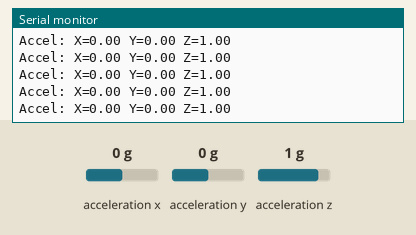
Simulated run of this sketch. Board: Arduino Nano 33 BLE. On the bench: the last lines printed to the serial monitor. Inputs (shaded band) come from the test bench; at power-on: acceleration x 0 g, acceleration y 0 g, acceleration z 1 g. Nothing arrives over Bluetooth unless stated; a phone connects over Bluetooth LE 3 s after start.

Above: at 3.9 s.
4.0 s: acceleration x set to -1.4 g
At 4.02 s:
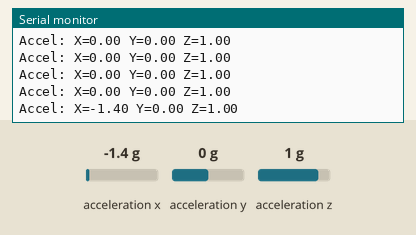
5.5 s: acceleration y set to -1.4 g
At 5.55 s:
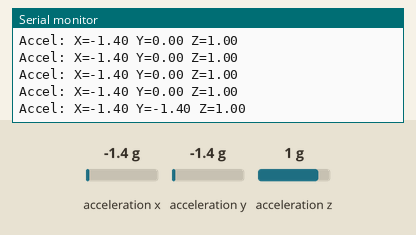
7.0 s: acceleration z set to -1.4 g
At 7.07 s:
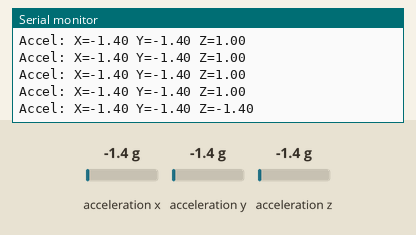

The sketch:

04_activate.ino
```cpp
#include <ArduinoBLE.h>
#include <Arduino_LSM9DS1.h>

// Crear el servicio Device Information con UUID 180A
BLEService deviceInfoService("180A");

// Características del DIS
BLEStringCharacteristic manufacturerCharacteristic("2A29", BLERead, 20);
BLEStringCharacteristic modelCharacteristic("2A24", BLERead, 20);
BLECharacteristic accelCharacteristic("2C06", BLERead | BLENotify, sizeof(float) * 3);

BLEByteCharacteristic accelControlCharacteristic("2B33", BLEWrite);

bool accelEnabled = true;

void setup() {
  Serial.begin(115200);
  if (!BLE.begin()) {
    Serial.println("Fallo al iniciar BLE");
    while (1)
      ;
  }
  if (!IMU.begin()) {
    Serial.println("Error iniciando IMU!");
    while (1)
      ;
  }

  // Configurar el servicio DIS
  BLE.setLocalName("MiDispositivo");
  BLE.setAdvertisedService(deviceInfoService);

  // Agregar características al servicio
  deviceInfoService.addCharacteristic(manufacturerCharacteristic);
  deviceInfoService.addCharacteristic(modelCharacteristic);
  deviceInfoService.addCharacteristic(accelCharacteristic);
  deviceInfoService.addCharacteristic(accelControlCharacteristic);

  BLE.addService(deviceInfoService);
  accelControlCharacteristic.setEventHandler(BLEWritten, onWrite);

  // Escribir valores en las características
  manufacturerCharacteristic.writeValue("MiFabricante");
  modelCharacteristic.writeValue("ModeloX123");

  // Iniciar la publicidad BLE
  BLE.advertise();
  Serial.println("Dispositivo BLE en espera de conexión...");
}

void loop() {
  BLEDevice central = BLE.central();
  if (central) {
    Serial.println("Dispositivo conectado.");
    while (central.connected()) {
      if (accelEnabled) {
        float x, y, z;
        if (IMU.accelerationAvailable()) {
          IMU.readAcceleration(x, y, z);

          // Empaquetamos los datos en un array de floats
          float accelData[3] = { x, y, z };

          // Actualizamos la característica y notificamos
          accelCharacteristic.writeValue((byte*)accelData, sizeof(accelData));

          Serial.print("Accel: X=");
          Serial.print(x);
          Serial.print(" Y=");
          Serial.print(y);
          Serial.print(" Z=");
          Serial.println(z);
        }
      }
      delay(100);  // Pequeña pausa para evitar sobrecarga
    }
    Serial.println("Dispositivo desconectado.");
  }
}

void onWrite(BLEDevice central, BLECharacteristic characteristic) {
  if (characteristic.uuid() == "2B33") {
    uint8_t value = accelControlCharacteristic.value();
    accelEnabled = (value == 1);  // Si se recibe 1, activamos; si es 0, desactivamos

    Serial.print("Acelerómetro ");
    Serial.println(accelEnabled ? "Activado" : "Desactivado");
  }
}
```

Measured:
- after the input at 4.0 s, the serial monitor: prints a new line at once (image 1)
- after the input at 5.5 s, the serial monitor: prints a new line at once (image 2)
- after the input at 7.0 s, the serial monitor: prints a new line after 0.07 s (image 3)
